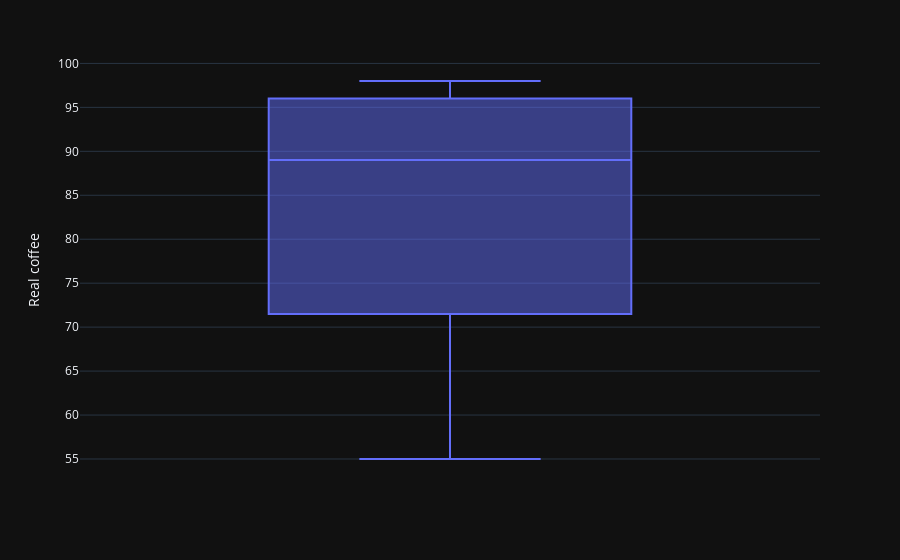

Notebook code for this chart:
### Code cell
fig = px.box(df, y="Real coffee", template="plotly_dark")
fig.show()

### Figure 1 — Plotly figure (JSON) as saved in the notebook; plotly's stock layout.template omitted (floating-point values rounded to 4 significant figures)
{"data": [{"alignmentgroup": "True", "hovertemplate": "Real coffee=%{y}<extra></extra>", "legendgroup": "", "marker": {"color": "#636efa"}, "name": "", "notched": false, "offsetgroup": "", "orientation": "v", "showlegend": false, "type": "box", "x0": " ", "xaxis": "x", "y": [90, 82, 88, 96, 94, 97, 71, 72, 55, 73, 97, 96, 92, 98, 70, 71], "y0": " ", "yaxis": "y"}], "layout": {"boxmode": "group", "legend": {"tracegroupgap": 0}, "margin": {"t": 60}, "xaxis": {"anchor": "y", "domain": [0, 1]}, "yaxis": {"anchor": "x", "domain": [0, 1], "title": {"text": "Real coffee"}}}}
